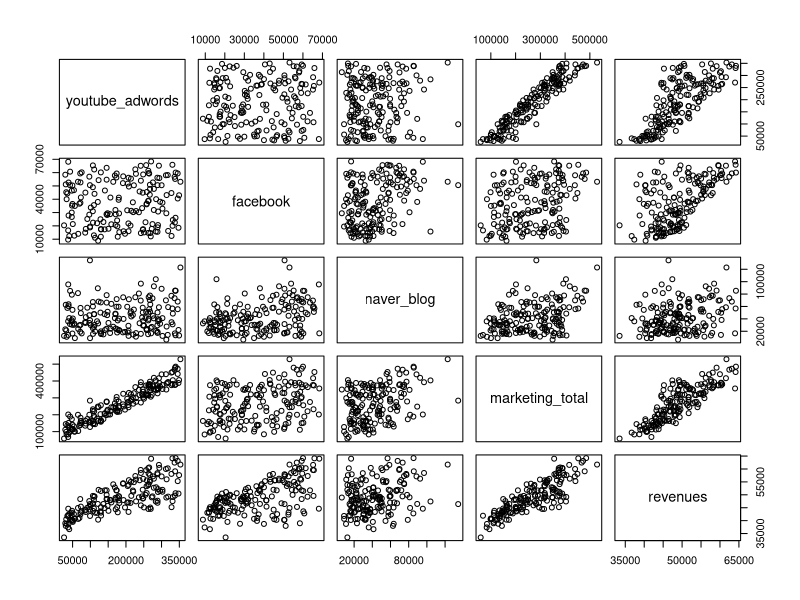
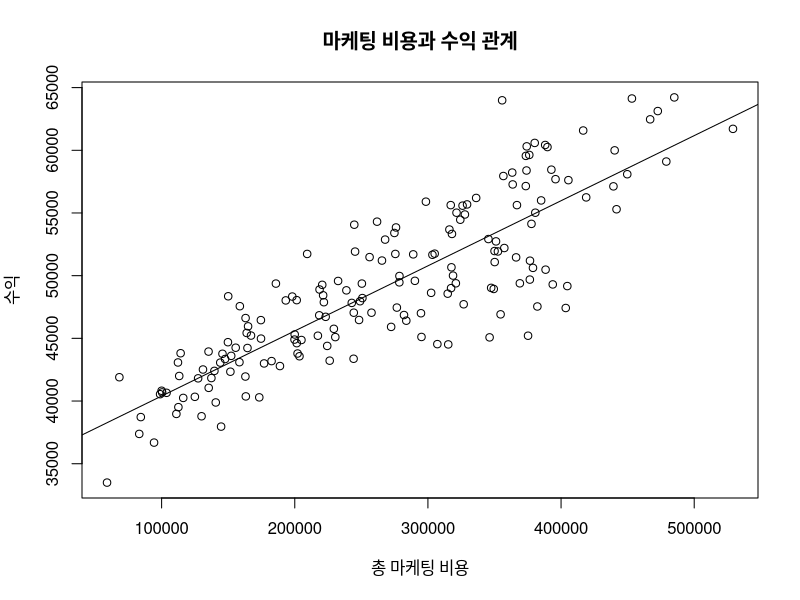
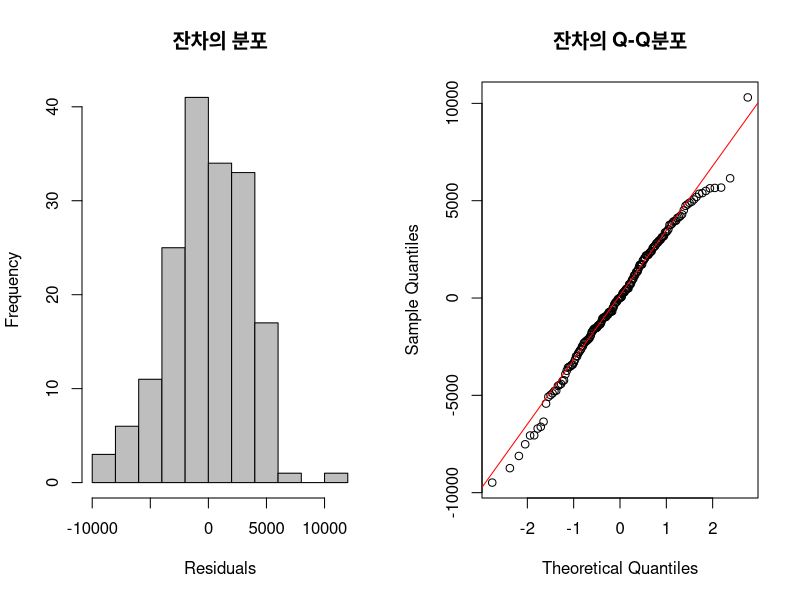
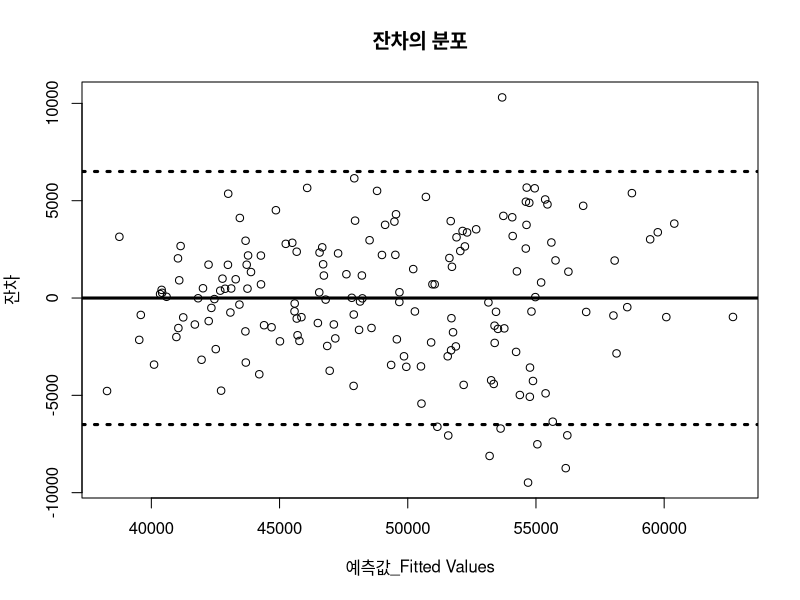

The R source for these figures, in order:
#CH_04 비즈니스 회귀분석
getwd()
setwd("E:/hello-git-sourcetree/R_GO/R_Business_Intelligence")
options(scipen = 100) #지수표기법 전환

#데이터 읽어들이기 및 데이터 확인
adverts<-read.csv("Ch4_SNS_marketing.csv")
str(adverts)
#데이터의 전체 변수 상관관계 시각화
pairs(adverts)

#수익과 마케팅 비용의 상관관계 시각화
plot(adverts$marketing_total, adverts$revenues,
     ylab = "수익", xlab = "총 마케팅 비용",
     main = "마케팅 비용과 수익 관계")

#선형 회귀식 만들기
model_1<-lm(revenues ~ marketing_total, data =adverts)
model_1

#LINE의 L(Linearity) 선형성 확인하기
#산점도에 회귀선 그리기_선형
abline(coef(model_1))

#LINE의 N(Normality)정규성 확인하기
par(mfrow = c(1,2)) #한 행에 두개의 표 그리기
#잔차 히스토그램으로 확인해보기
hist(model_1$residuals, xlab = "Residuals", col = "gray",
     main = "잔차의 분포")
#Q-Q도표를 활용하여 확인해보기
qqnorm(model_1$residuals, main = "잔차의 Q-Q분포")
qqline(model_1$residuals,col = "red")

#LINE의 E(Equal variance)등분산성 확인하기
par(mfrow = c(1,1))
plot(model_1$fitted.values, model_1$residuals, ylab = "잔차",
     xlab = "예측값_Fitted Values", main = "잔차의 분포")
abline(0,0,lwd = 3) 
abline(h = c(-6500,6500), lwd=3,lty=3)
#lwd : 선의 굵기
#lty : 선의 모양
#h:수평선일때 y값

#모델 분석결과 해석
summary(model_1)

#마케팅 비용 범위 확인하기
range(adverts$marketing_total)

library(dplyr)
#파이프연산자 %>% 는 ctrl + shift + m 단축기로 쉽게 사용할 수 있습니다.
select(adverts, marketing_total) %>% filter(marketing_total > 480000)

#새로운 데이터 프레임 생성 
new_data <-data.frame(marketing_total = 500000)
#예측
predict.lm(model_1,newdata = new_data, interval = "predict")
#신뢰구간 선택 후 예측 
predict.lm(model_1,newdata = new_data,level = 0.99 ,interval = "predict")

#다중 변수값 예측
new_data_2<-data.frame(marketing_total = c(450000,490000,530000))
predict.lm(model_1,newdata = new_data_2, interval = "predict")

#랜덤 무작위 샘플링 
#seed는 나중에 분석을 다시 실시했을때도 동일한 결과를 얻기 위함.
set.seed(1234) 
market_sample<-sample_frac(adverts,0.3,replace = FALSE)
#샘플 데이터 모델 생성
sample_model <- lm(revenues ~ marketing_total, data = market_sample)
sample_model
#샘플링의 불확실성을 설명해주기 위한 함수수
confint(sample_model)












































